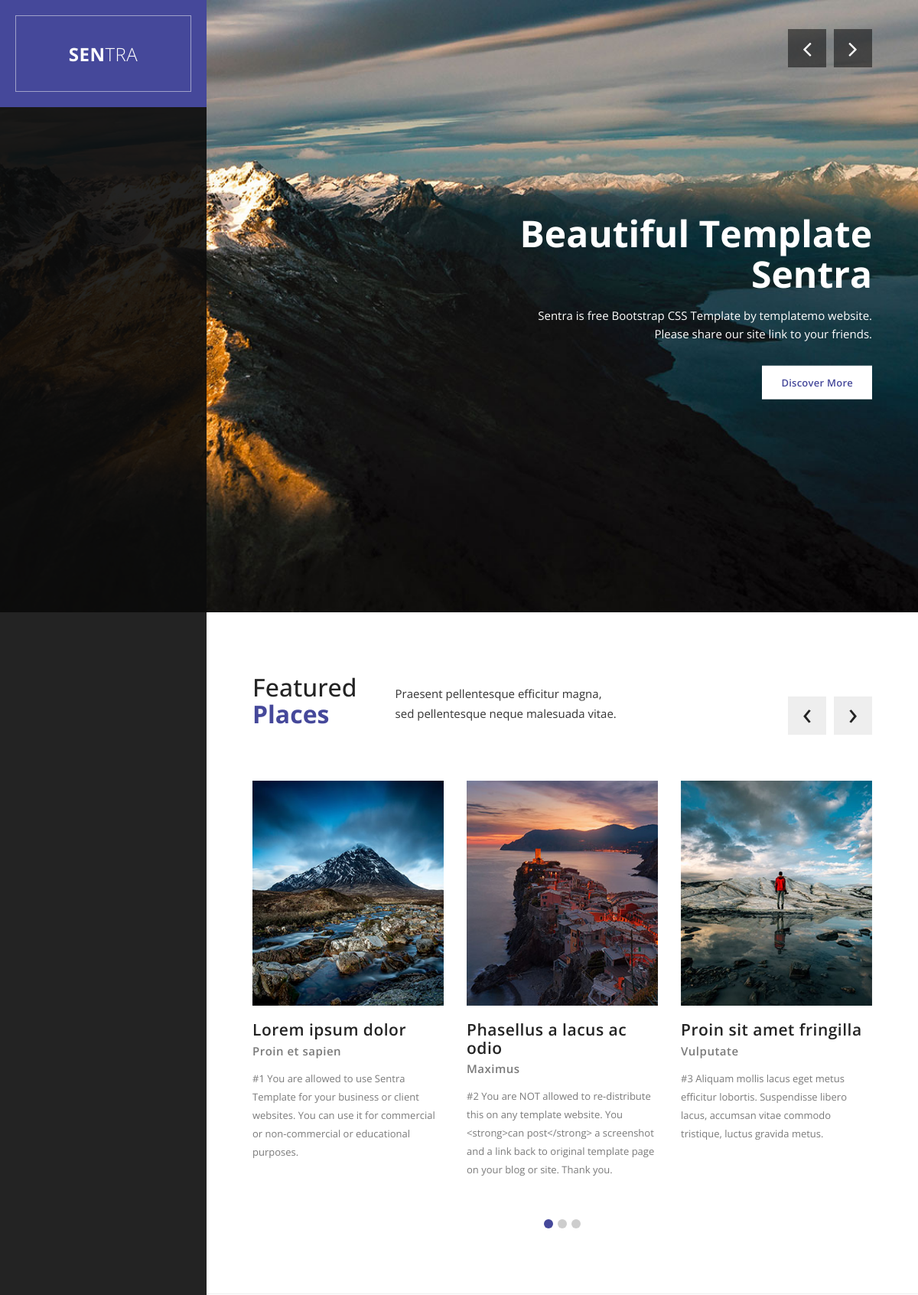
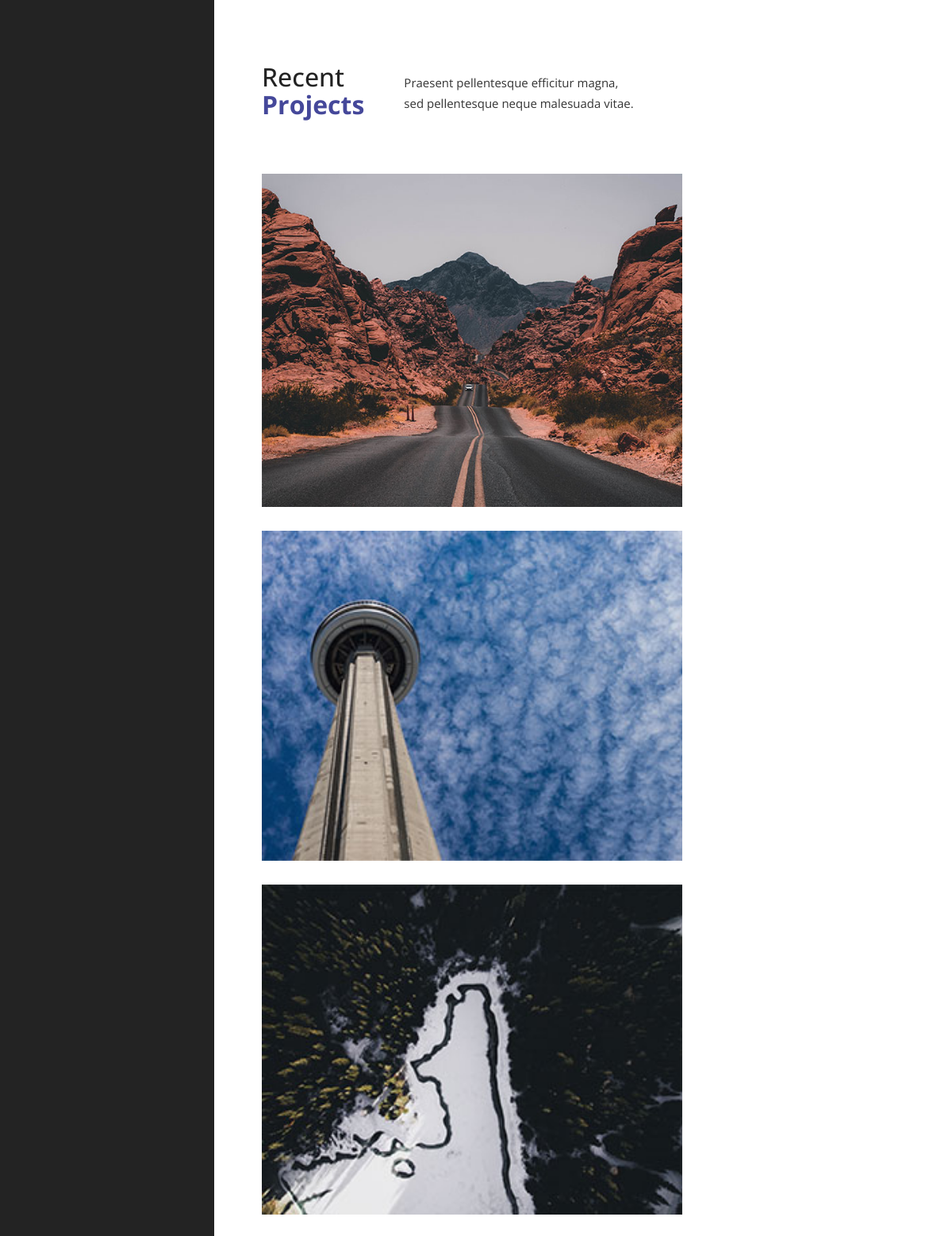
The page / (upper part) on the database its author committed (2 pictures, top to bottom).
### app/models.py (models this page shows, shortened)
class HeaderText(models.Model):
    class_item = models.CharField(max_length=255, blank=True, null=True)
    class_img = models.CharField(max_length=255, blank=True, null=True)
    class_image = models.CharField(max_length=255, blank=True, null=True)
    title1 = models.CharField(max_length=255, blank=True, null=True)
    title2 = models.CharField(max_length=255, blank=True, null=True)
    description1 = models.TextField(max_length=255, blank=True, null=True)
    description2 = models.TextField(max_length=255, blank=True, null=True)
    link = models.CharField(max_length=55, blank=True, null=True)
    link_name = models.CharField(max_length=55, blank=True, null=True)
    class Meta:
        verbose_name = "Header Text"
        verbose_name_plural = "Header Texts"

class FeaturedPlaces(models.Model):
    tag = models.CharField(max_length=255)
    title = models.CharField(max_length=255)
    description1 = models.TextField(max_length=255, blank=True, null=True)
    description2 = models.TextField(max_length=255, blank=True, null=True)
    class Meta:
        verbose_name = "Featured Places"
        verbose_name_plural = "Featured Places"

class FeaturedBlocks(models.Model):
    title = models.CharField(max_length=55)
    text = models.TextField(max_length=255, blank=True, null=True)
    description = models.TextField(max_length=255, blank=True, null=True)
    image = models.ImageField(upload_to="featured_blocks")
    class Meta:
        verbose_name = "Featured Blocks"
        verbose_name_plural = "Featured Blocks"

class Recent(models.Model):
    tag = models.CharField(max_length=55)
    title = models.CharField(max_length=55)
    description1 = models.TextField(max_length=255, blank=True, null=True)
    description2 = models.TextField(max_length=255, blank=True, null=True)
    class Meta:
        verbose_name = "Recent"
        verbose_name_plural = "Recent"

class ProjectsBlocks(models.Model):
    link_name = models.CharField(max_length=200,  blank=True, null=True)
    image = models.ImageField(upload_to="projects_blocks")
    class Meta:
        verbose_name = "Projects Blocks"
        verbose_name_plural = "Projects Blocks"

### app/views.py (the view)
# urls.py: path("", index, name = "index")
def index(request):
    context = {
          "main_block": MainBlock.objects.all(),
          "header_text": HeaderText.objects.all(),
          "footer_text": FooterText.objects.all().first(),
          "socials": Socials.objects.all(),
          "featured_places": FeaturedPlaces.objects.all().first(),
          "featured_blocks": FeaturedBlocks.objects.all(),
          "recent": Recent.objects.all().first(),
          "projects_blocks": ProjectsBlocks.objects.all(),
          "videos": Videos.objects.all().first(),
          "entries": Entries.objects.all().first(),
          "entries_blogs1": EntriesBlogs1.objects.all(),
          "entries_blogs2": EntriesBlogs2.objects.all(),
          "entries_blogs3": EntriesBlogs3.objects.all(),
          "entries_blogs4": EntriesBlogs4.objects.all(),
          "contact": Contact.objects.all().first()
      }
    return render(request,"base.html" , context)

### app/templates/base.html (shortened to what this page needs)
{% load static %}
<!DOCTYPE html>
<html>
    <head>
        <link rel="stylesheet" href="{% static "css/bootstrap.min.css" %}">
        <link rel="stylesheet" href="{% static "css/bootstrap-theme.min.css" %}">
        <link rel="stylesheet" href="{% static "css/fontAwesome.css" %}">
        <link rel="stylesheet" href="{% static "css/light-box.css" %}">
        <link rel="stylesheet" href="{% static "css/owl-carousel.css" %}">
        <link rel="stylesheet" href="{% static "css/templatemo-style.css" %}">
    </head>
<body>
        <div class="sidebar-navigation hidde-sm hidden-xs">
            <div class="logo">
                <a href="#">Sen<em>tra</em></a>
            </div>
        </div>
        <div class="slider">
            <div class="Modern-Slider content-section" id="top">
				        {% for text in header_text %}
                    <div class="{{text.class_item}}">
                        <div class="{{text.class_img}}">
                        <div class="{{text.class_image}}"></div>
                        <div class="info">
                            <div>
                            <h1>{{text.title1}}<br>{{text.title2}}</h1>
                            <p>{{text.description1}}<br>
                                {{text.description2}}</p>
                            <div class="white-button button">
                                <a href="{{text.link}}">{{text.link_name}}</a>
                            </div>
                            </div>
                            </div>
                        </div>
                    </div>
				        {% endfor %}
            </div>
        </div>
        <div class="page-content">
            <section id="featured" class="content-section">
                <div class="section-heading">
                    <h1>{{featured_places.tag}}<br><em>{{featured_places.title}}</em></h1>
                    <p>{{featured_places.description1}}
                    <br>{{featured_places.description2}}</p>
                </div>
                <div class="section-content">
                    <div class="owl-carousel owl-theme">
                      {% for blocks in featured_blocks %}
                          <div class="item">
                              <div class="image">
                                  <img src="{{blocks.image.url}}" alt="">
                              </div>
                              <div class="text-content">
                                  <h4>{{blocks.title}}</h4>
                                  <span>{{blocks.text}}</span>
                                  <p>{{blocks.description}}</p>
                              </div>
                          </div>
                      {% endfor %}
                    </div>
                </div>
            </section>
            <section id="projects" class="content-section">
                <div class="section-heading">
                    <h1>{{recent.tag}}<br><em>{{recent.title}}</em></h1>
                    <p>{{recent.description1}}
                    <br>{{recent.description2}}</p>
                </div>
                <div class="section-content">
                    <div class="masonry">
                        <div class="row">
                          {% for blocks in projects_blocks %}
                            <div class="item">
                                <div class="col-md-8">
                                    <a href="{{blocks.link_name}}" data-lightbox="image"><img src="{{blocks.image.url}}" alt="image 1"></a>
                                </div>
                            </div>
                          {% endfor %}
                        </div>
                    </div>
                </div>
            </section>
        </div>
</body>
</html>

### app/static/css/light-box.css (style rules this page uses)
body:after { content: url(../img/close.png) url(../img/loading.gif) url(../img/prev.png) url(../img/next.png); display: none; }

### app/static/css/templatemo-style.css (style rules this page uses)
body { font-family: 'Open Sans', sans-serif; }
p { font-size: 13px; color: #7a7a7a; line-height: 24px; }
.page-content { width: 77.5%; float: right; }
.content-section { padding-top: 80px; position: relative; width: 100%; display: inline-block; height: auto; left: 50%; text-align: center; -webkit-transform: translateX(-50%); -moz-transform: translateX(-50%); -ms-transform: translateX(-50%); -o-transform: translateX(-50%); transform: translateX(-50%); }
.section-heading { text-align: left; position: relative; margin-bottom: 60px; }
.section-heading h1 { margin-top: 0px; font-size: 32px; color: #232323; display: inline-block; margin-right: 50px; }
.section-heading em { font-style: normal; font-weight: 700; color: #45489a; }
.section-heading p { display: inline-block; font-size: 15px; line-height: 26px; color: #343434; position: absolute; top: 12.5px; }
.white-button a { font-size: 13px; font-weight: 600; color: #45489a; text-transform: capitalize; background-color: #fff; display: inline-block; height: 44px; line-height: 44px; padding: 0px 25px; letter-spacing: 0.25px; text-decoration: none; transition: all 0.3s; }
.sidebar-navigation { width: 22.5%; float: left; height: 100%; position: fixed; background-color: rgba(12,12,12,0.9); z-index: 10; }
.sidebar-navigation .logo { position: absolute; width: 100%; height: 140px; line-height: 100px; background-color: #45489a; padding: 20px; text-align: center; }
.sidebar-navigation .logo a { text-decoration: none; color: #fff; font-size: 24px; font-weight: 700; text-transform: uppercase; letter-spacing: 0.5px; height: 100px; width: 100%; display: inline-block; border: 1px solid rgba(250,250,250,0.5); }
.sidebar-navigation .logo em { font-style: normal; font-weight: 300; }
.slider .content-section { padding-top: 0px; min-width: 100%; min-height: 100vh; width: 100%; height: 100vh; text-align: center; }
.Modern-Slider .info { text-align: right; position: absolute; z-index: 10; top: 50%; right: 60px; -webkit-transform: translateY(-50%); -moz-transform: translateY(-50%); -ms-transform: translateY(-50%); -o-transform: translateY(-50%); transform: translateY(-50%); display: inline-block; }
.Modern-Slider .info h1 { margin-top: 0px; margin-bottom: 15px; font-size: 48px; color: #fff; font-weight: 700; }
.Modern-Slider .info p { font-size: 15px; color: #fff; }
.Modern-Slider .info .white-button { margin-top: 30px; }
.Modern-Slider .item .image { width: 100%; height: 100vh; background-position: center center; background-size: cover; display: block; }
.Modern-Slider .item-1 .image { background-image: url(../img/slide_1.jpg); }
.Modern-Slider .item .image { animation: zoomin 12s ease-in-out infinite alternate; -webkit-animation: zoomin 12s ease-in-out infinite alternate; }
.Modern-Slider { background:transparent; }
.slick-slider { position:relative;display:block;-webkit-user-select:none;-moz-user-select:none;-ms-user-select:none;user-select:none;-webkit-touch-callout:none;-khtml-user-select:none;-ms-touch-action:pan-y;touch-action:pan-y;-webkit-tap-highlight-color:transparent }
.slick-slide { display:none;float:left ;height:100%;min-height:1px }
.slick-initialized .slick-slide { display:block }
#featured { padding-left: 60px; padding-right: 60px; padding-bottom: 80px; border-bottom: 1px solid #eee; }
#featured .section-heading { margin-right: 20%; }
#featured .item { text-align: left; position: relative; z-index: 10; }
#featured .item .image { position: relative; }
#featured .item .image img { width: 100%; overflow: hidden; }
#featured .item .text-content { padding-top: 20px; background-color: #fff; position: relative; z-index: 10; }
#featured .item .text-content h4 { margin-top: 0px; margin-bottom: 5px; font-size: 21px; font-weight: 600; color: #232323; letter-spacing: 0.5px; }
#featured .item .text-content span { display: inline-block; font-size: 15px; font-weight: 600; color: #7a7a7a; letter-spacing: 0.5px; margin-bottom: 12.5px; }
#projects { padding-left: 60px; padding-right: 60px; padding-bottom: 50px; }
#projects .masonry { position: relative; width: 100%; }
#projects .masonry .item img { transition: all 1s; width: 100%; overflow: hidden; margin-bottom: 30px; }

### rows shown on the page
HeaderText: title1 "Beautiful Template", title2 "Sentra", description1 "Sentra is free Bootstrap CSS Template by templatemo website.", description2 "Please share our site link to your friends.", link_name "Discover More"
FeaturedPlaces: tag "Featured", title "Places", description1 "Praesent pellentesque efficitur magna,", description2 "sed pellentesque neque malesuada vitae."
FeaturedBlocks: image (picture), title "Lorem ipsum dolor", text "Proin et sapien", description "#1 You are allowed to use Sentra Template for your business or client websites. You can use it for commercial or non-commercial or educational purposes."
FeaturedBlocks: image (picture), title "Phasellus a lacus ac odio", text "Maximus", description "#2 You are NOT allowed to re-distribute this on any template website. You <strong>can post</strong> a screenshot and a link back to original template page on your blog or site. Thank you."
FeaturedBlocks: image (picture), title "Proin sit amet fringilla", text "Vulputate", description "#3 Aliquam mollis lacus eget metus efficitur lobortis. Suspendisse libero lacus, accumsan vitae commodo tristique, luctus gravida metus."
Recent: tag "Recent", title "Projects", description1 "Praesent pellentesque efficitur magna,", description2 "sed pellentesque neque malesuada vitae."
ProjectsBlocks: image (picture)
ProjectsBlocks: image (picture)
ProjectsBlocks: image (picture)
